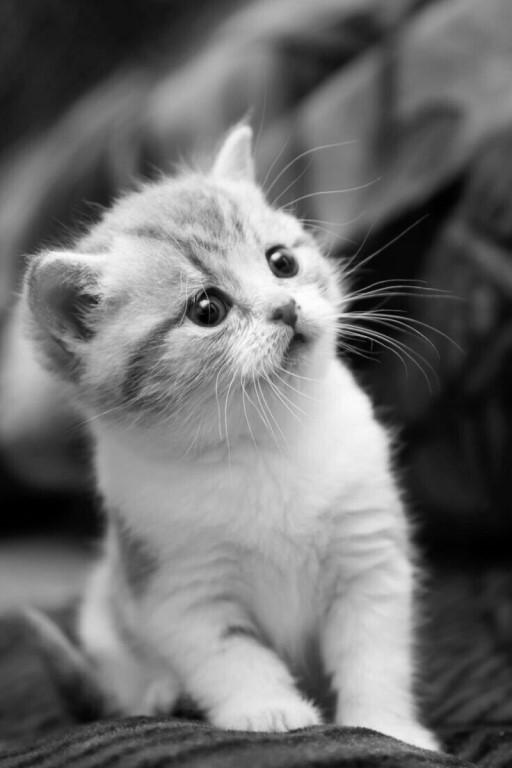
%> input picture DIP/Lab4/pic.jpg, 512 x 768 px
$ octave --eval "main;"   (GNU Octave 9; MATLAB toolbox functions it lacks are replaced by stand-ins)
%> lines starting %> are read from the running program, lines starting %| are printed output that depends on the picture
function main

% 1

pic = imread('DIP/Lab4/pic.jpg');
%> pic is the input picture: size 768x512 uint8; min 0, max 255, mean 111.2
F = fft2(double(pic)); % Получение двумерного преобразования Фурье изображения
F_shift = fftshift(F); % Центрирование спектра
amp_spectrum = abs(F_shift); % Получение амплитудного спектра
imwrite(mat2gray(log(1 + amp_spectrum)), 'DIP/Lab4/pic_spectrum.jpg');
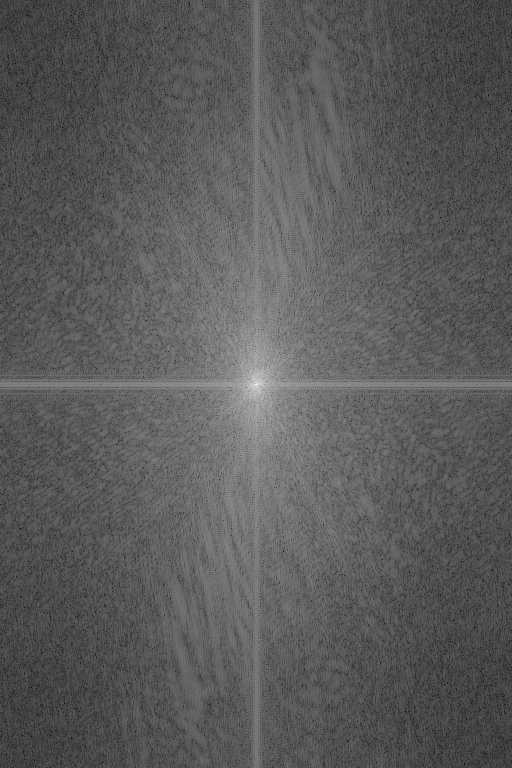
%> saved as pic_spectrum.jpg: size 768x512 uint8; min 0, max 255, mean 90.3

% 2

[M, N] = size(pic); % Размеры изображения
%> M = 768; N = 512
D0_values = [5, 10, 50, 250];

% Применение идеального фильтра низких частот
for D0 = D0_values
    ILPF = idealLowPassFilter(D0, M, N);
    filtered_image = real(ifft2(ifftshift(F_shift .* ILPF)));
    imwrite(mat2gray(filtered_image), sprintf('DIP/Lab4/Low/Ideal/pic_ILPF_%d.jpg', D0));
end
%> this loop made 4 passes
%> pass 1, in main, `filtered_image = real(ifft2(ifftshift(F_shift .* ILPF)));`:
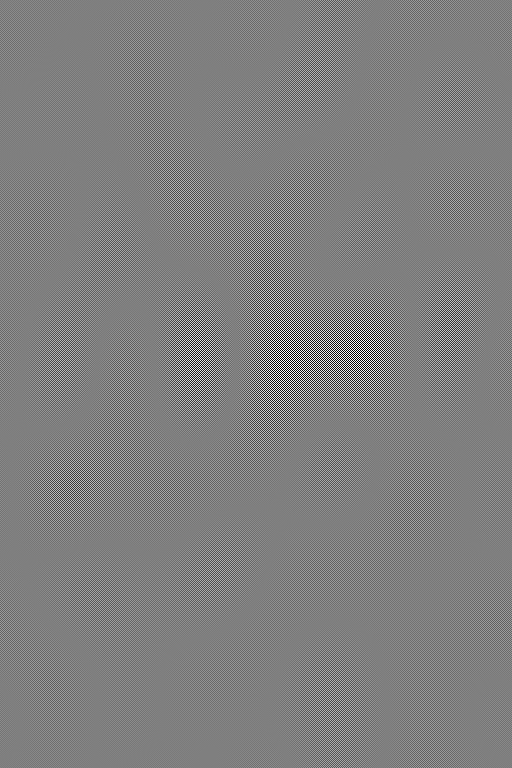
%> filtered_image: size 768x512 double; min -0.025, max 0.025, mean -8.77e-21; drawn with min black and max white

% Применение фильтра Баттерворта низких частот
n = 2; % Порядок фильтра
for D0 = D0_values
    BLPF = butterworthLowPassFilter(D0, n, M, N);
    filtered_image = real(ifft2(ifftshift(F_shift .* BLPF)));
    imwrite(mat2gray(filtered_image), sprintf('DIP/Lab4/Low/Butter/pic_BLPF_%d.jpg', D0));
end

% Применение фильтра Гаусса низких частот
for D0 = D0_values
    GLPF = gaussianLowPassFilter(D0, M, N);
    filtered_image = real(ifft2(ifftshift(F_shift .* GLPF)));
    imwrite(mat2gray(filtered_image), sprintf('DIP/Lab4/Low/Gaus/pic_GLPF_%d.jpg', D0));
end

% 3

% Применение идеального фильтра высоких частот
for D0 = D0_values
    IHPF = 1 - idealLowPassFilter(D0, M, N);
    filtered_image = real(ifft2(ifftshift(F_shift .* IHPF)));
    imwrite(mat2gray(filtered_image), sprintf('DIP/Lab4/High/Ideal/pic_IHPF_%d.jpg', D0));
end

% Применение фильтра Баттерворта высоких частот
for D0 = D0_values
    BHPF = 1 - butterworthLowPassFilter(D0, n, M, N);
    filtered_image = real(ifft2(ifftshift(F_shift .* BHPF)));
    imwrite(mat2gray(filtered_image), sprintf('DIP/Lab4/High/Butter/pic_BHPF_%d.jpg', D0));
end

% Применение фильтра Гаусса высоких частот
for D0 = D0_values
    GHPF = 1 - gaussianLowPassFilter(D0, M, N);
    filtered_image = real(ifft2(ifftshift(F_shift .* GHPF)));
    imwrite(mat2gray(filtered_image), sprintf('DIP/Lab4/High/Gaus/pic_GHPF_%d.jpg', D0));
end

function ILPF = idealLowPassFilter(D0, M, N)
    u = 0:(M-1);
    v = 0:(N-1);
    idx = find(u>M/2);
    u(idx) = u(idx)-M;
    idy = find(v>N/2);
    v(idy) = v(idy)-N;
    [V, U] = meshgrid(v, u);
    D = sqrt(U.^2+V.^2);
    ILPF = double(D<=D0);
end

function BLPF = butterworthLowPassFilter(D0, n, M, N)
    u = 0:(M-1);
    v = 0:(N-1);
    idx = find(u>M/2);
    u(idx) = u(idx)-M;
    idy = find(v>N/2);
    v(idy) = v(idy)-N;
    [V, U] = meshgrid(v, u);
    D = sqrt(U.^2+V.^2);
    BLPF = 1./(1 + (D./D0).^(2*n));
end

function GLPF = gaussianLowPassFilter(D0, M, N)
    u = 0:(M-1);
    v = 0:(N-1);
    idx = find(u>M/2);
    u(idx) = u(idx)-M;
    idy = find(v>N/2);
    v(idy) = v(idy)-N;
    [V, U] = meshgrid(v, u);
    D = sqrt(U.^2+V.^2);
    GLPF = exp(-(D.^2)./(2*(D0^2)));
end

% 4
% Я решил не фильтровать заново, а склеить готовые изображения от каждого
% фильтра в одно, чтобы посмотреть как выглядит каждый фильтр в сравнении
pic_ILPF = imread('DIP/Lab4/Low/Ideal/pic_ILPF_250.jpg');
%> pic_ILPF: size 768x512 uint8; min 4, max 255, mean 131
pic_BLPF = imread('DIP/Lab4/Low/Butter/pic_BLPF_250.jpg');
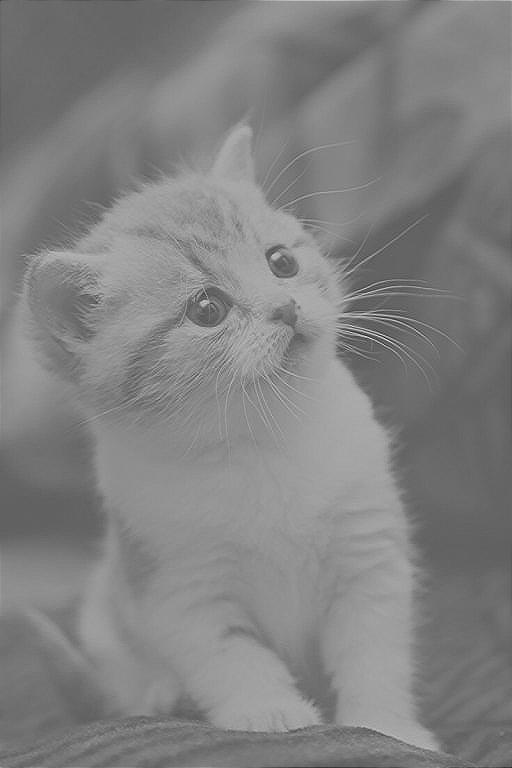
%> pic_BLPF: size 768x512 uint8; min 2, max 248, mean 129.1
pic_GLPF = imread('DIP/Lab4/Low/Gaus/pic_GLPF_250.jpg');
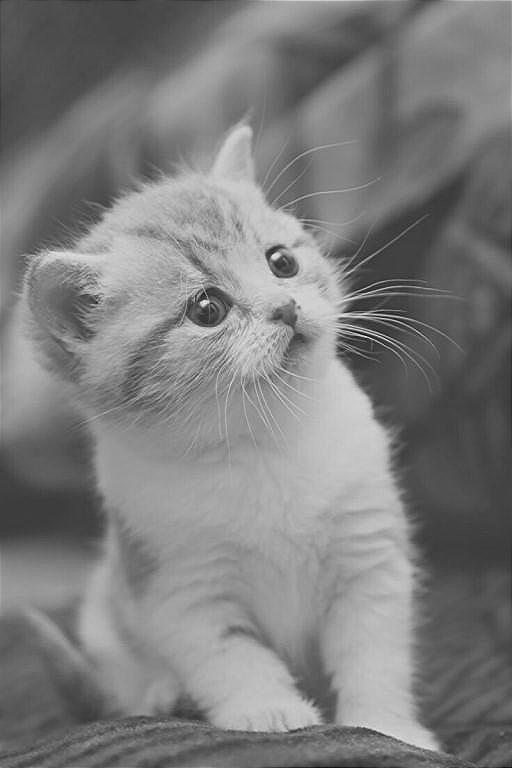
%> pic_GLPF: size 768x512 uint8; min 5, max 254, mean 125.3
pic_IHPF = imread('DIP/Lab4/High/Ideal/pic_IHPF_250.jpg');
%> pic_IHPF: size 768x512 uint8; min 1, max 255, mean 116.5
pic_BHPF = imread('DIP/Lab4/High/Butter/pic_BHPF_250.jpg');
%> pic_BHPF: size 768x512 uint8; min 0, max 255, mean 111.3
pic_GHPF = imread('DIP/Lab4/High/Gaus/pic_GHPF_250.jpg');
%> pic_GHPF: size 768x512 uint8; min 0, max 255, mean 111.8

% Объединение изображений
combined_pic = cat(2, pic_ILPF, pic_BLPF, pic_GLPF, pic_IHPF, pic_BHPF, pic_GHPF);
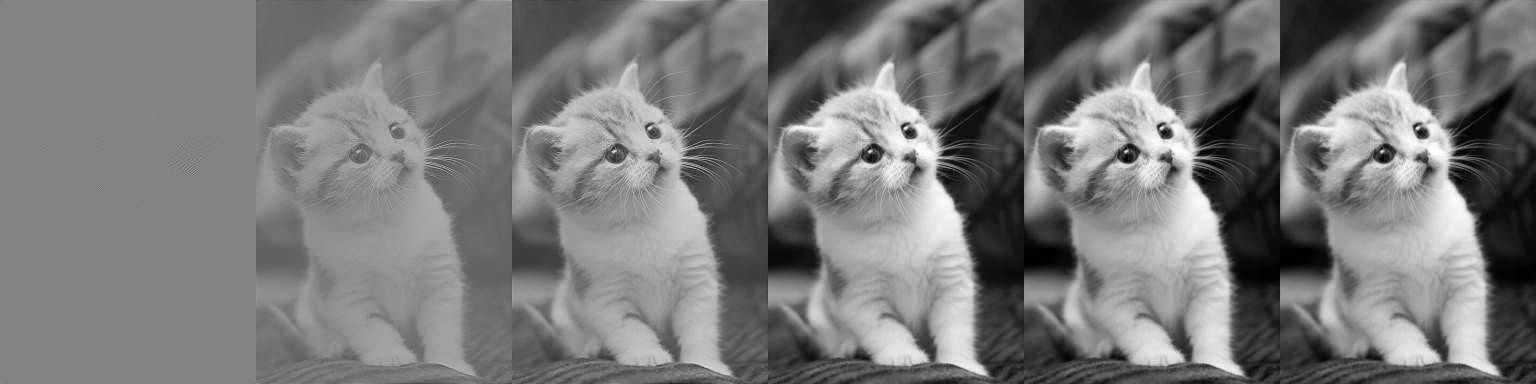
%> combined_pic: size 768x3072 uint8 (shown at 1/2 size); min 0, max 255, mean 120.8

% Сохранение объединенного изображения
imwrite(combined_pic, 'DIP/Lab4/combined_pic.jpg');

% 5
% мм крута, в методичке сказано сохранить всё по папкам только в самом
% конце, ну ладно, сделано!
end
